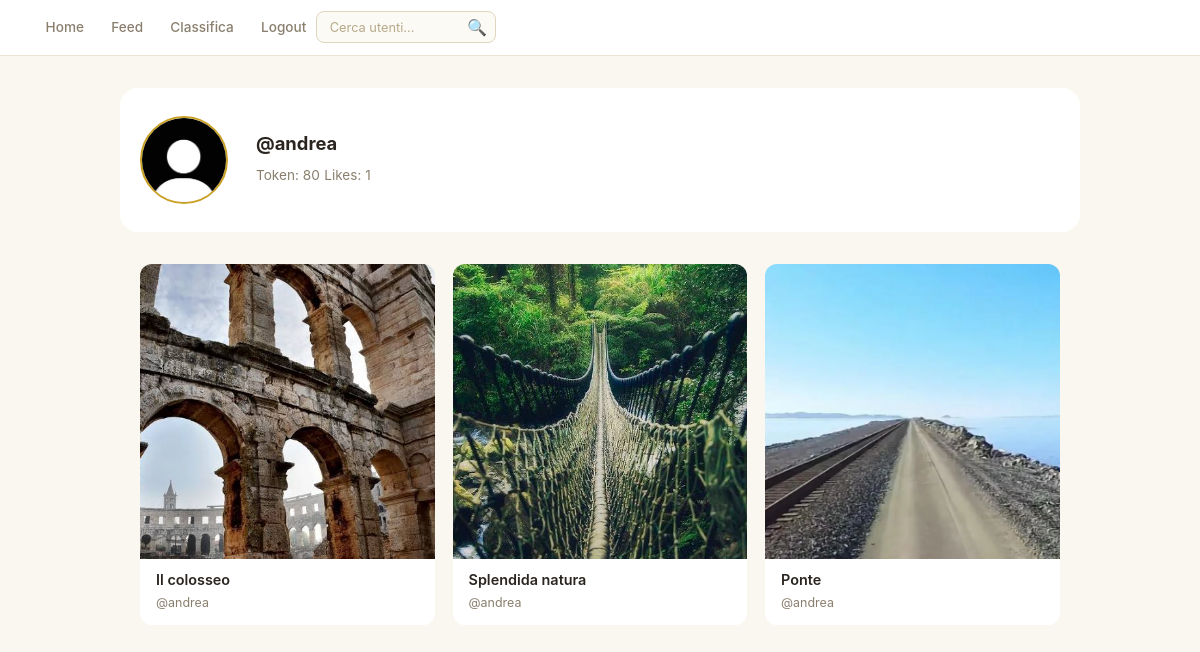
The app's page /pagine/profile.php?username=andrea (signed in) with its own data.
### tables this page shows
CREATE TABLE `posts` (
  `id` int(11) NOT NULL,
  `id_user` int(11) NOT NULL,
  `text_content` varchar(255) DEFAULT NULL,
  `image_content` varchar(255) NOT NULL,
  `creation_date` datetime NOT NULL DEFAULT current_timestamp()
);

CREATE TABLE `users` (
  `id` int(11) NOT NULL,
  `username` varchar(20) NOT NULL,
  `email` varchar(50) NOT NULL,
  `password` varchar(100) NOT NULL,
  `token_balance` int(11) DEFAULT 0,
  `last_daily_bonus` date DEFAULT NULL,
  `pfp` varchar(255) DEFAULT 'storage_utenti/default_pfp.jpg',
  `bio` varchar(255) DEFAULT NULL,
  `creation_date` date NOT NULL DEFAULT current_timestamp(),
  `type` enum('user','admin') NOT NULL DEFAULT 'user'
);

### pagine/profile.php (the view, shortened to what this page needs)
<?php
include '../backend/db.php';
$user_profile = $_GET['username'];
$query = "SELECT id FROM users WHERE username = ?";
$stmt = mysqli_prepare($conn, $query);
mysqli_stmt_bind_param($stmt, "s", $user_profile);
mysqli_stmt_execute($stmt);
$result = mysqli_stmt_get_result($stmt);
if (mysqli_num_rows($result) > 0) {
    $row = mysqli_fetch_assoc($result);
    $user_profile = $row['id'];
} else {
    echo "<p id='error'>Utente non trovato</p>";
    exit();
}
?>
<!DOCTYPE html>
<html lang="it">
<head>
    <link rel="stylesheet" href="../css/styles.css">
    <link rel="stylesheet" href="../css/home.css">
    <link rel="stylesheet" href="../css/profile.css">
</head>
<body>
    <?php include '../recycled/header.php'; ?>
    <?php
    if ($user_profile == $_SESSION['id']) {
        echo "<div class='profile-header' onclick='window.location.href=\"edit_profile.php\";'>";
    } else {
        echo "<div class='profile-header'>";
    }
    ?>
    <?php
    $query = "SELECT
                pfp,
                bio,
                token_balance, username,
                (
                SELECT COUNT(i.id) AS totale_like_ricevuti
                FROM interactions i
                LEFT JOIN posts p ON (i.id_element = p.id AND i.element = 'post')
                LEFT JOIN comments c ON (i.id_element = c.id AND i.element = 'comment')
                WHERE (p.id_user = ? OR c.id_user = ?)
                AND i.type = 'like') AS likes
            FROM
                users
            WHERE
                id = ?";
    $stmt = mysqli_prepare($conn, $query);
    mysqli_stmt_bind_param($stmt, "iii", $user_profile, $user_profile, $user_profile);
    mysqli_stmt_execute($stmt);
    $result = mysqli_stmt_get_result($stmt);
    $user_data = mysqli_fetch_assoc($result);
    ?>
    <div class="profile-pic">
        <?php echo '<img src="../' . $user_data['pfp'] . '" alt="Profile Picture">'; ?>
    </div>
    <div class="profile-info">
        <h1>@<?php echo $user_data['username']; ?></h1>
        <p>Token: <?php echo $user_data['token_balance']; ?></p>
        <p>Likes: <?php echo $user_data['likes']; ?></p>
    </div>
    </div>
    <div class="projects-container">
        <div class="projects-grid">
            <?php
            $query = "SELECT posts.*, posts.id AS post_id, users.id AS user_id, users.username FROM posts JOIN users ON posts.id_user = users.id WHERE posts.id_user = ?";
            $stmt = mysqli_prepare($conn, $query);
            mysqli_stmt_bind_param($stmt, "i", $user_profile);
            mysqli_stmt_execute($stmt);
            $result = mysqli_stmt_get_result($stmt);
            while ($row = mysqli_fetch_assoc($result)) {
            ?>
                <div class="project-card">
                    <div class="project-cover" onclick="window.location.href='post_details.php?id=<?php echo $row['post_id']; ?>';">
                        <?php echo '<img src="../' . $row['image_content'] . '" alt="Cover">'; ?>
                    </div>
                    <div class="project-info">
                        <h3><?php echo $row['text_content']; ?></h3>
                        <p>@<?php echo $row['username']; ?></p>
                    </div>
                </div>
            <?php } ?>
        </div>
    </div>
</body>
</html>

### css/styles.css (style rules this page uses)
:root { --bg: #faf7f0; --surface: #ffffff; --surface-2: #f5efe2; --accent: #c9a227; --accent-dim: #a8841c; --accent-glow: rgba(201, 162, 39, 0.12); --text: #2b2520; --text-muted: #8a7f6e; --radius-sm: 8px; --radius-md: 12px; --radius-lg: 18px; --transition: 0.2s ease; }
*, *::before, *::after { box-sizing: border-box; margin: 0; padding: 0; }
html { font-size: 16px; -webkit-text-size-adjust: 100%; }
body { background-color: var(--bg); color: var(--text); font-family: 'Inter', system-ui, -apple-system, sans-serif; line-height: 1.6; min-height: 100vh; }
img { display: block; max-width: 100%; height: auto; }
h1, h2, h3, h4 { font-weight: 600; line-height: 1.3; color: var(--text); }

### css/home.css (style rules this page uses)
.profile-header { max-width: 960px; margin: 2rem auto 0; padding: 1.75rem 1.25rem; display: flex; align-items: center; gap: 1.75rem; background: var(--surface); border-radius: var(--radius-lg); cursor: pointer; }
.profile-pic { flex-shrink: 0; width: 88px; height: 88px; border-radius: 50%; overflow: hidden; border: 2px solid var(--accent); background: #f5efe2; }
.profile-pic img { width: 100%; height: 100%; object-fit: cover; }
.profile-info { flex: 1; min-width: 0; }
.profile-info h1 { font-size: 1.15rem; font-weight: 700; margin-bottom: 0.35rem; white-space: nowrap; overflow: hidden; text-overflow: ellipsis; }
.profile-info p { font-size: 0.85rem; color: var(--text-muted); line-height: 1.6; }
.profile-info p + p { display: inline-flex; align-items: center; gap: 1.25rem; }
.projects-container { max-width: 960px; margin: 2rem auto; padding: 0 1.25rem 5rem; }
.projects-grid { display: grid; grid-template-columns: repeat(auto-fill, minmax(220px, 1fr)); gap: 1.1rem; }
.project-card { background: var(--surface); border-radius: var(--radius-md); overflow: hidden; cursor: pointer; transition: transform var(--transition), background var(--transition); }
.project-cover { width: 100%; aspect-ratio: 1 / 1; overflow: hidden; background: #f5efe2; position: relative; }
.project-cover img { width: 100%; height: 100%; object-fit: cover; transition: transform 0.35s ease; }
.project-info { padding: 0.75rem 1rem; }
.project-info h3 { font-size: 0.9rem; font-weight: 600; margin-bottom: 0.2rem; white-space: nowrap; overflow: hidden; text-overflow: ellipsis; }
.project-info p { font-size: 0.78rem; color: var(--text-muted); }

### records on screen
posts: image_content (picture), text_content "Il colosseo", id_user.username "andrea"
posts: image_content (picture), text_content "Splendida natura", id_user.username "andrea"
posts: image_content (picture), text_content "Ponte", id_user.username "andrea"

### other values on screen
$user_data['username'] "andrea"
$user_data['token_balance'] "80"
$user_data['likes'] "1"
